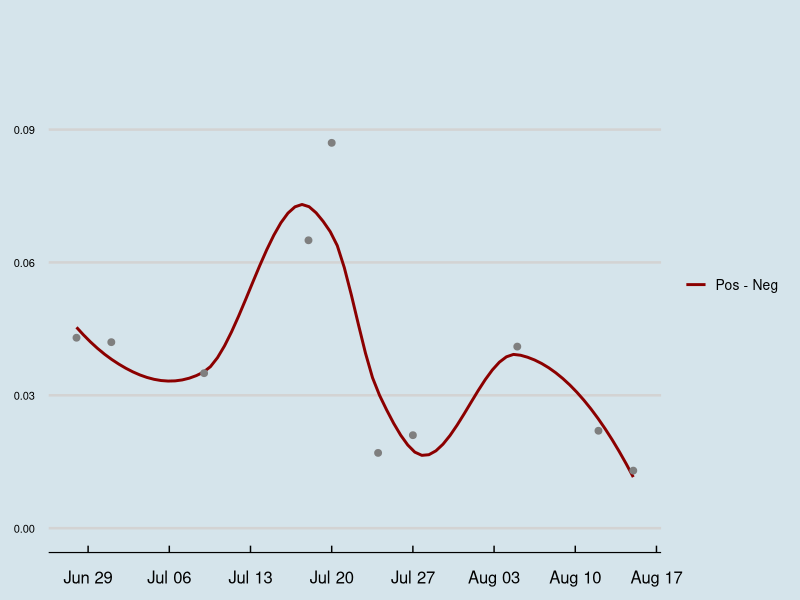

Reproduce this figure in R.

library(ggplot2)
library(tidyverse)
library(ggthemes)


trump_shot<-as.Date("2024-07-13")
convention_speech<-as.Date("2024-07-18")
biden_drops<-as.Date("2024-07-21")

data<-read.csv("speech_sentiments.csv")%>%
  mutate(date=as.Date(month_day,format="%m-%d"))%>%
  filter(date!=trump_shot)


ylow=0.00#0.075 #0.1
yup=0.1# 0.2

data %>%
  ggplot(aes(x = date)) +
  # geom_smooth(aes(y = pos, color = "Positive"), method = "loess", span = 0.64, se=F, alpha = 0.15) +
  # geom_point(aes(y = pos, color = "Positive"), size = 2) +
  # geom_smooth(aes(y = neg, color = "Negative"), method = "loess", span = 0.64, se=F, alpha = 0.15) +
  # geom_point(aes(y = neg, color = "Negative"), size = 2) +
  geom_smooth(aes(y = pos-neg, color = "Pos - Neg"), method = "loess", span = 0.62, se = F) +
  geom_point(aes(y = pos-neg, color = "XX"), size = 2) +
  ylim(ylow,yup*1.1)+
  # 
  annotate("segment", x = trump_shot, xend = trump_shot, y = ylow, yend = yup, linetype = "dashed", color = "black", size = 0.1) +
  annotate("text", x = trump_shot, y = yup, label = "Assassination Attempt", vjust = 0, angle = 25, hjust = 0.5, size = 3) +
  
  geom_segment(aes(x = convention_speech, xend = convention_speech, y = ylow, yend = yup), linetype = "dashed", color = "black", size = 0.1) +
  annotate("text", x = convention_speech, y = yup, label = "Convention Speech", vjust = 0, hjust = 0.5, angle = 25, size = 3) +
  
  geom_segment(aes(x = biden_drops, xend = biden_drops, y = ylow, yend = yup), linetype = "dashed", color = "black", size = 0.1) +
  annotate("text", x = biden_drops, y = yup, label = "Biden Drops Out", vjust = 0, hjust = 0.5, angle = 25, size = 3) +
  
  scale_x_date(date_labels = "%b %d", date_breaks = "1 week", limits = c(min(data$date), max(data$date))) +
  
  scale_color_manual(name = "Legend", values = c("Positive" = "green","Negative"='orange', "Pos - Neg" = "darkred")) +
  # labs(title="Trump's Net Sentiment",subtitle = "\nMeasured as the difference between positive and negative sentiment")+
  
  theme_economist() +
  theme(
    plot.title = element_text(family = "Verdana", size = 18),
    axis.title.x = element_blank(),
    axis.title.y = element_blank(),
    axis.text.x = element_text(hjust = 0.5, size = 12, color = "black"),
    axis.text.y = element_text(vjust = 0.5, hjust = 0, size = 8, color = "black"),
    axis.text.y.right = element_text(size = 15, color = "black"),
    legend.position = "right",
    legend.title = element_blank(),
    legend.text = element_text(size = 10),  # Adjust the size of the legend text
    panel.grid.major.x = element_blank(),  # Remove vertical grid lines
    panel.grid.minor.x = element_blank(),  # Remove minor vertical grid lines
    panel.grid.minor.y = element_blank(),  # Optional: Remove minor horizontal grid lines
    panel.grid.major.y = element_line(color = "lightgray"),  # Change horizontal grid line color for visibility
    axis.ticks.x = element_line(color = "black"),  # Add axis ticks
    axis.line.y = element_blank(),  # Add left y-axis line
    axis.line.x = element_line(color = "black")  # Add bottom x-axis line
  )



